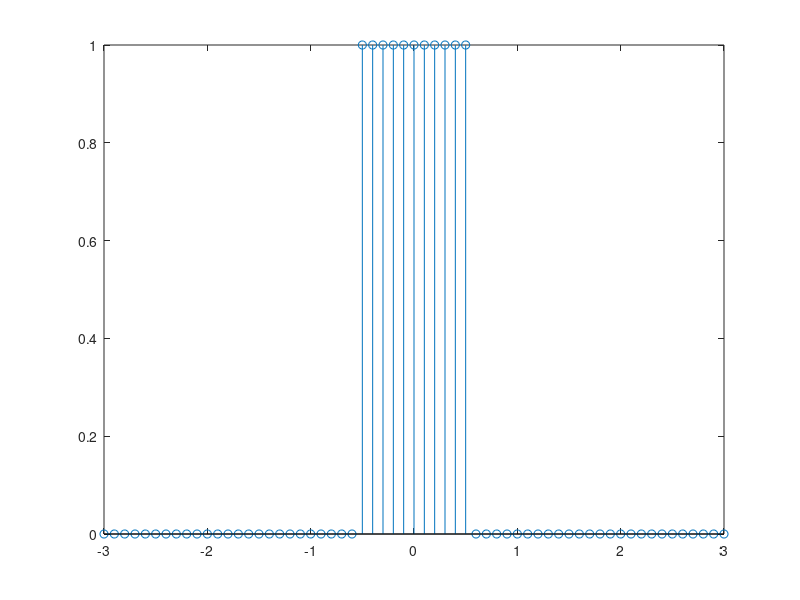

Write MATLAB code to recreate this figure.
%%% rect function
% rect(t) = 1;  if |t|<0.5
% rect(t) = 0;  if |t|>0.5

function rectplot
clear all
clf
t=-3:0.1:3 
y=rect(t)
stem(t,y)


function y=rect(t)
y=(sign(t+0.5)-sign(t-0.5) >0) % sign(x) returns 1 for positive elements and -1 for negative elements



%%% example usage
% t=-3:0.1:3 
% y=rect(t)
% stem(t,y)
